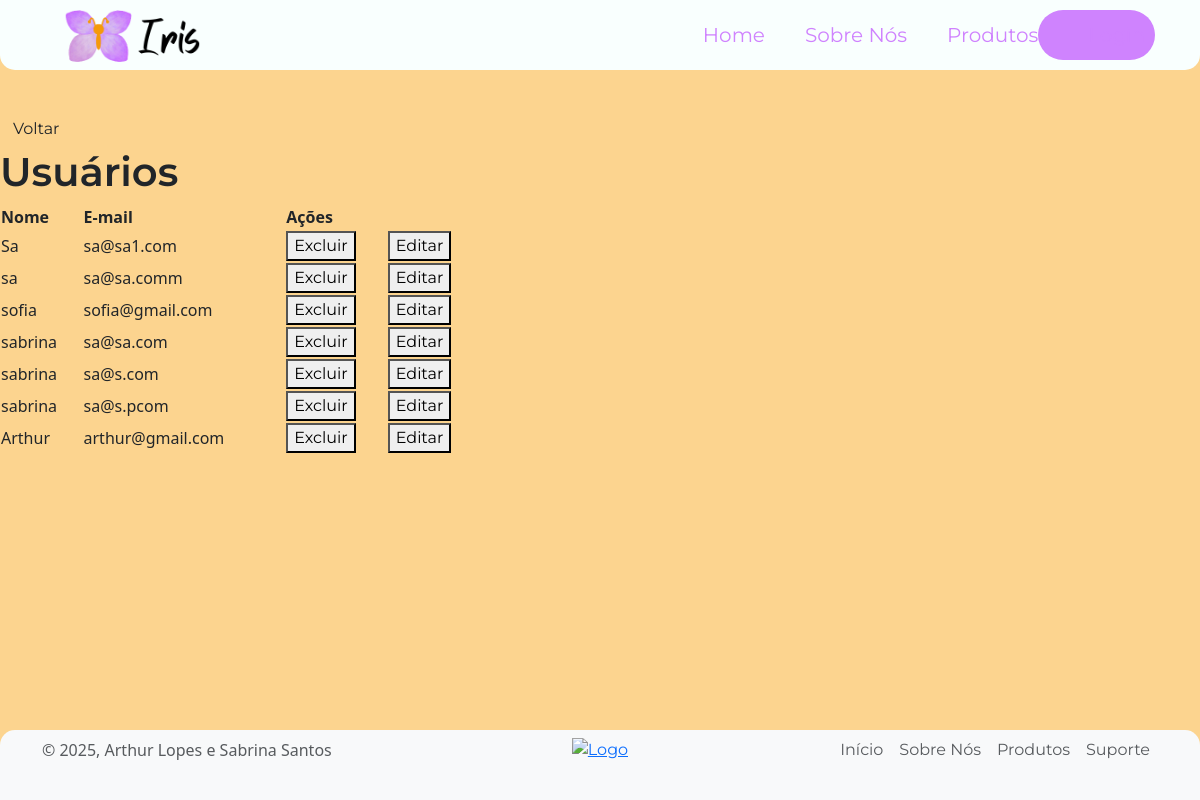
Before: /usuarios with the older database file.
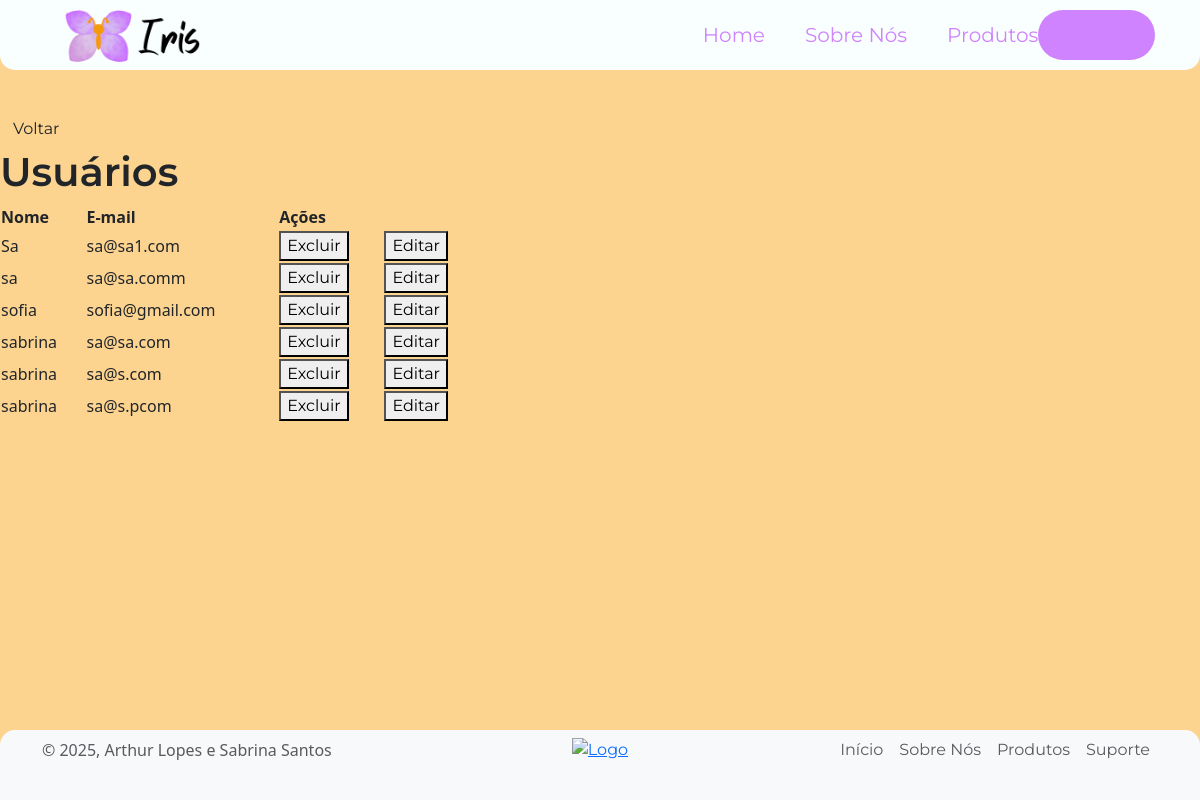
After: the same page with the newer database file.
### app/models.py (models this page shows)
class Usuario(models.Model):
    nome = models.CharField(max_length = 100)
    email = models.EmailField()
    senha = models.CharField(max_length = 16)
    CEP = models.CharField(max_length = 8,  null=True)
    logradouro = models.CharField(max_length = 100,  null=True)
    bairro = models.CharField(max_length = 100,  null=True)
    localidade = models.CharField(max_length = 100,  null=True)
    estado = models.CharField(max_length = 100,  null=True)
    numero_residencia = models.IntegerField(null=True)

### app/views.py (the view)
# urls.py: path('usuarios', views.exibirUsuarios, name = "exibirUsuarios"),
def exibirUsuarios(request):
    usuarios = Usuario.objects.all().values()
    return render(request, "usuarios.html", {'listUsuarios': usuarios})

### app/templates/usuarios.html (shortened to what this page needs)
{% extends 'template.html' %}
{% load static %}
{% block 'main' %}
<a href="{% url 'dashboard' %}"><button id="btnVoltar" class="btn ">Voltar</button></a>
<div class="">
    <h1 id="h1Usuarios">Usuários</h1>
</div>
    <table class="" style="width: 40%;">
        <tr id="trUsuarios">
            <th>Nome</th>
            <th>E-mail</th>
            <th colspan= "2">Ações</th>
        </tr>
        {% for user in listUsuarios %}
            <tr>
                <td>{{user.nome}}</td>
                <td>{{user.email}}</td>
                <td><a href="{% url 'excluirUsuario' user.id %}"> <button  id="btnExcluir"> Excluir </button> </a></td>
                <td><a href="{% url 'editarUsuario' user.id %}"> <button id="btnEditar"> Editar</button> </a></td>
            </tr>
        {% endfor %}
    </table>
{% endblock %}

Changed rows visible on the page:
removed Usuario: nome "Arthur", email "arthur@gmail.com"
